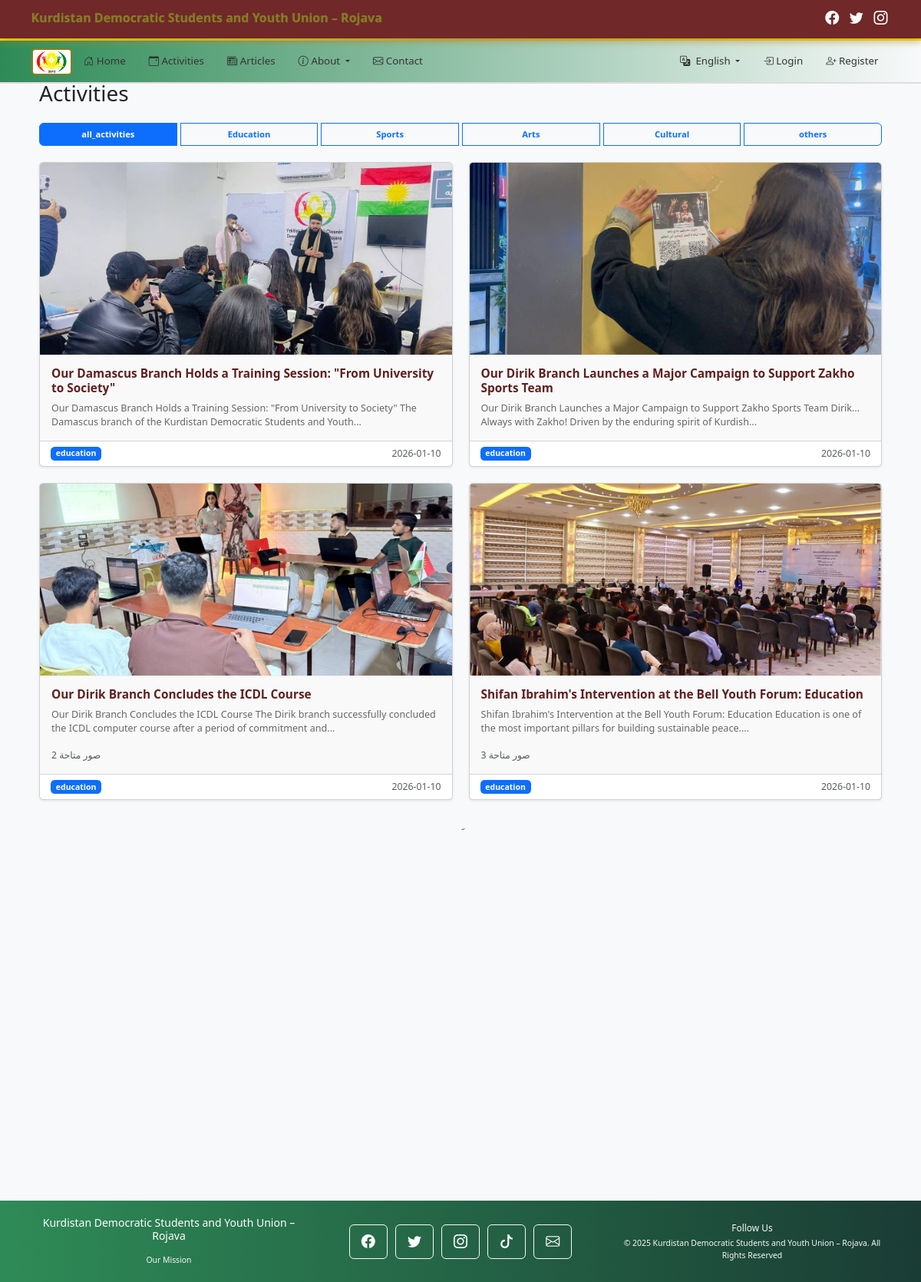
The app's page /activities with its own data.
### models.py (models this page shows, shortened)
class Activity(db.Model):
    __tablename__ = 'activity'
    id = db.Column(db.Integer, primary_key=True)
    title_en = db.Column(db.String(255), nullable=False)
    title_ar = db.Column(db.String(255), nullable=False)
    title_ku = db.Column(db.String(255))
    title_de = db.Column(db.String(255))
    description_en = db.Column(db.Text, nullable=False)
    description_ar = db.Column(db.Text, nullable=False)
    description_ku = db.Column(db.Text)
    description_de = db.Column(db.Text)
    category = db.Column(db.String(100))
    images = db.Column(db.Text)
    date_posted = db.Column(
        db.DateTime,
        default=datetime.utcnow
    )

### routes.py (the view)
    @app.route('/activities')
    def activities():
        lang = request.args.get('lang', session.get('lang', 'en'))
        session['lang'] = lang
        category = request.args.get('category')
        query = Activity.query
        if category:
            query = query.filter_by(category=category)
        return render_template(
            'activities.html',
            trans=get_trans(),
            activities=query.order_by(Activity.date_posted.desc()).all(),
            get_by_lang=get_by_lang,
            category=category,
            lang=lang,
            lang_urls=get_lang_urls()
        )

### templates/activities.html (shortened to what this page needs)
{% extends "base.html" %}
{% block content %}
<br><br><br><br>
<div class="container">
    <h2 class="mb-4">{{ trans.activities }}</h2>
    <div class="mb-4">
        <div class="btn-group" role="group">
            <a href="{{ url_for('activities') }}" class="btn btn-outline-primary {% if not category %}active{% endif %}">
                {{ trans.all_activities }}
            </a>
            <a href="{{ url_for('activities', category='education') }}" class="btn btn-outline-primary {% if category == 'education' %}active{% endif %}">
                {{ trans.education }}
            </a>
            <a href="{{ url_for('activities', category='sports') }}" class="btn btn-outline-primary {% if category == 'sports' %}active{% endif %}">
                {{ trans.sports }}
            </a>
            <a href="{{ url_for('activities', category='arts') }}" class="btn btn-outline-primary {% if category == 'arts' %}active{% endif %}">
                {{ trans.arts }}
            </a>
                 <a href="{{ url_for('activities', category='cultural') }}" class="btn btn-outline-primary {% if category == 'cultural' %}active{% endif %}">
                {{ trans.cultural }}
            </a>
                 <a href="{{ url_for('activities', category='others') }}" class="btn btn-outline-primary {% if category == 'others' %}active{% endif %}">
                {{ trans.others }}
            </a>
        </div>
    </div>
    <div class="row">
        {% for activity in activities %}
        <div class="col-lg-6 col-md-12 mb-4">
            <div class="card h-100 shadow-sm">
                {% if activity.images %}
                    {% set first_image = activity.images.split(',')[0] %}
                    <img src="{{ url_for('static', filename='images/uploads/' + first_image) }}"
                         class="card-img-top"
                         alt="{{ activity.title_ar if lang == 'ar' else activity.title_en }}"
                         style="height: 250px; object-fit: cover;">
                {% else %}
                    <img src="{{ url_for('static', filename='images/placeholder.jpg') }}"
                         class="card-img-top"
                         style="height: 250px; object-fit: cover;">
                {% endif %}
                <div class="card-body">
                    <h5 class="card-title">
                        {% if lang == 'ar' %}
                            {{ activity.title_ar }}
                        {% elif lang == 'ku' %}
                            {{ activity.title_ku or activity.title_ar }}
                        {% elif lang == 'de' %}
                            {{ activity.title_de or activity.title_en }}
                        {% else %}
                            {{ activity.title_en }}
                        {% endif %}
                    </h5>
                    <p class="card-text">
                        {% if lang == 'ar' %}
                            {{ activity.description_ar|truncate(150) }}
                        {% elif lang == 'ku' %}
                            {{ (activity.description_ku or activity.description_ar)|truncate(150) }}
                        {% elif lang == 'de' %}
                            {{ (activity.description_de or activity.description_en)|truncate(150) }}
                        {% else %}
                            {{ activity.description_en|truncate(150) }}
                        {% endif %}
                    </p>
                    {% if activity.images and activity.images.split(',')|length > 1 %}
                    <small class="text-muted">
                        {{ activity.images.split(',')|length }} صور متاحة
                    </small>
                    {% endif %}
                </div>
                <div class="card-footer bg-transparent">
                    <div class="d-flex justify-content-between">
                        <span class="badge bg-primary">{{ activity.category }}</span>
                        <small class="text-muted">
                            {{ activity.date_posted.strftime('%Y-%m-%d') }}
                        </small>
                    </div>
                </div>
            </div>
        </div>
        {% endfor %}ِ
    </div>
</div>
{% endblock %}

### templates/base.html (shortened to what this page needs)
<!DOCTYPE html>
<html lang="{{ session.get('lang', 'en') }}" dir="{% if session.get('lang') in ['ar', 'ku'] %}rtl{% else %}ltr{% endif %}">
<head>
    <link href="https://cdn.jsdelivr.net/npm/bootstrap@5.3.0/dist/css/bootstrap.min.css" rel="stylesheet">
    <link rel="stylesheet" href="https://cdn.jsdelivr.net/npm/bootstrap-icons@1.10.5/font/bootstrap-icons.css">
    <link rel="stylesheet" href="{{ url_for('static', filename='css/custom.css') }}">
    <link rel="stylesheet"
      href="https://cdnjs.cloudflare.com/ajax/libs/font-awesome/6.5.1/css/all.min.css">
</head>
<body class="fade-in">
    <div class="top-bar">
        <div class="container d-flex justify-content-between align-items-center">
            <h1 class="party-name">{{ trans.title }}</h1>
            <div class="social-media">
                <a href="https://facebook.com" class="me-2" target="_blank" title="Facebook">
                    <i class="bi bi-facebook"></i>
                </a>
                <a href="https://twitter.com" class="me-2" target="_blank" title="Twitter">
                    <i class="bi bi-twitter"></i>
                </a>
                <a href="https://instagram.com" target="_blank" title="Instagram">
                    <i class="bi bi-instagram"></i>
                </a>
            </div>
        </div>
    </div>
    <div class="gold-strip"></div>
    <nav class="navbar navbar-expand-lg navbar-light">
        <div class="container">
            <a class="navbar-brand" href="{{ url_for('index') }}">
                <img src="{{ url_for('static', filename='images/logo.png') }}" alt="Logo" height="40" class="d-inline-block align-text-top">
            </a>
            <div class="collapse navbar-collapse" id="navbarNav">
                <ul class="navbar-nav {% if session.get('lang') in ['ar', 'ku'] %}ms-auto{% else %}me-auto{% endif %}">
                    <li class="nav-item">
                        <a class="nav-link {% if request.endpoint == 'index' %}active{% endif %}"
                           href="{{ url_for('index') }}">
                            <i class="bi bi-house-door me-1"></i>{{ trans.home }}
                        </a>
                    </li>
                    <li class="nav-item">
                        <a class="nav-link {% if request.endpoint == 'activities' %}active{% endif %}"
                           href="{{ url_for('activities') }}">
                            <i class="bi bi-calendar-event me-1"></i>{{ trans.activities }}
                        </a>
                    </li>
                    <li class="nav-item">
                        <a class="nav-link {% if request.endpoint == 'articles' %}active{% endif %}"
                           href="{{ url_for('articles') }}">
                            <i class="bi bi-newspaper me-1"></i>{{ trans.articles }}
                        </a>
                    </li>
                    <li class="nav-item dropdown">
                        <a class="nav-link dropdown-toggle {% if request.endpoint in ['about', 'secretariat', 'bylaws'] %}active{% endif %}"
                           href="#" role="button" data-bs-toggle="dropdown" aria-expanded="false">
                            <i class="bi bi-info-circle me-1"></i>{{ trans.about }}
                        </a>
                    </li>
                    <li class="nav-item">
                        <a class="nav-link {% if request.endpoint == 'contact' %}active{% endif %}"
                           href="{{ url_for('contact') }}">
                            <i class="bi bi-envelope me-1"></i>{{ trans.contact }}
                        </a>
                    </li>
                </ul>
                <ul class="navbar-nav {% if session.get('lang') in ['ar', 'ku'] %}me-auto{% else %}ms-auto{% endif %}">
                    <li class="nav-item dropdown">
                        <a class="nav-link dropdown-toggle" href="#" role="button"
                           data-bs-toggle="dropdown" aria-expanded="false">
                            <i class="bi bi-translate me-1"></i>
                            {% set current_lang = session.get('lang', 'en') %}
                            {% if current_lang == 'ar' %}العربية
                            {% elif current_lang == 'ku' %}Kurdî
                            {% elif current_lang == 'de' %}Deutsch
                            {% else %}English{% endif %}
                        </a>
                    </li>
                    {% if current_user.is_authenticated %}
                    <li class="nav-item dropdown">
                        <a class="nav-link dropdown-toggle" href="#" role="button"
                           data-bs-toggle="dropdown" aria-expanded="false">
                            <i class="bi bi-person-circle me-1"></i>{{ current_user.username }}
                        </a>
                        <ul class="dropdown-menu">
                            <li>
                                <a class="dropdown-item" href="{{ url_for('dashboard') }}">
                                    <i class="bi bi-speedometer2 me-2"></i>{{ trans.dashboard }}
                                </a>
                            </li>
                            <li><hr class="dropdown-divider"></li>
                            <li>
                                <a class="dropdown-item" href="{{ url_for('logout') }}">
                                    <i class="bi bi-box-arrow-right me-2"></i>{{ trans.logout }}
                                </a>
                            </li>
                        </ul>
                    </li>
                    {% else %}
                    <li class="nav-item">
                        <a class="nav-link {% if request.endpoint == 'login' %}active{% endif %}"
                           href="{{ url_for('login') }}">
                            <i class="bi bi-box-arrow-in-right me-1"></i>{{ trans.login }}
                        </a>
                    </li>
                    <li class="nav-item">
                        <a class="nav-link {% if request.endpoint == 'register' %}active{% endif %}"
                           href="{{ url_for('register') }}">
                            <i class="bi bi-person-plus me-1"></i>{{ trans.register }}
                        </a>
                    </li>
                    {% endif %}
                </ul>
            </div>
        </div>
    </nav>
    <main class="container my-4">
        {% block content %}{% endblock %}
    </main>
    <footer class="footer text-center py-4 mt-5">
        <div class="container">
            <div class="row align-items-center">
                <div class="col-md-4 mb-3 mb-md-0">
                    <h5 class="text-white">{{ trans.title }}</h5>
                    <p class="text-light mb-0 small">{{ trans.our_mission }}</p>
                </div>
                <div class="col-md-4 mb-3 mb-md-0">
                    <div class="social-media">
                        <a href="https://www.facebook.com/share/v/16jWVAuwfX/?mibextid=wwXIfr" class="btn btn-outline-light btn-sm mx-1" target="_blank" title="Facebook">
                            <i class="bi bi-facebook"></i>
                        </a>
                        <a href="https://x.com/xwendevanenkurd?s=11" class="btn btn-outline-light btn-sm mx-1" target="_blank" title="Twitter">
                            <i class="bi bi-twitter"></i>
                        </a>
                        <a href="https://www.instagram.com/ciwan_xwendevan?igsh=MTB3c2NjaXQ4ZjFwbA%3D%3D&utm_source=qr" class="btn btn-outline-light btn-sm mx-1" target="_blank" title="Instagram">
                            <i class="bi bi-instagram"></i>
                        </a>
                          <a href="https://www.tiktok.com/@ciwan_xwendevan?_r=1&_t=ZG-92HOOASsHrt" class="btn btn-outline-light btn-sm mx-1" target="_blank" title="TikTok">
                            <i class="bi bi-tiktok"></i>
                        </a>
                        <a href="xwendevan-ciwan@hotmail.com" class="btn btn-outline-light btn-sm mx-1" title="Email">
                            <i class="bi bi-envelope"></i>
                        </a>
                    </div>
                </div>
                <div class="col-md-4">
                    <p class="text-light mb-1">{{ trans.follow_us }}</p>
                    <p class="text-light mb-0 small">
                        &copy; 2025 {{ trans.title }}. {{ trans.all_rights_reserved }}
                    </p>
                </div>
            </div>
        </div>
    </footer>
</body>
</html>

### records on screen
Activity: images (picture), title_en "Our Damascus Branch Holds a Training Session: \"From University to Society\"", description_en "Our Damascus Branch Holds a Training Session: \"From University to Society\" The Damascus branch of the Kurdistan Democratic Students and Youth...", category "education", date_posted "2026-01-10"
Activity: images (picture), title_en "Our Dirik Branch Launches a Major Campaign to Support Zakho Sports Team", description_en "Our Dirik Branch Launches a Major Campaign to Support Zakho Sports Team Dirik… Always with Zakho! Driven by the enduring spirit of Kurdish...", category "education", date_posted "2026-01-10"
Activity: shows a picture, title_en "Our Dirik Branch Concludes the ICDL Course", description_en "Our Dirik Branch Concludes the ICDL Course The Dirik branch successfully concluded the ICDL computer course after a period of commitment and...", images.split|length "2", category "education", date_posted "2026-01-10"
Activity: shows a picture, title_en "Shifan Ibrahim's Intervention at the Bell Youth Forum: Education", description_en "Shifan Ibrahim's Intervention at the Bell Youth Forum: Education Education is one of the most important pillars for building sustainable peace....", images.split|length "3", category "education", date_posted "2026-01-10"

### other values on screen
{{ trans.title }} "Kurdistan Democratic Students and Youth Union – Rojava"
{{ trans.home }} "Home"
{{ trans.activities }} "Activities"
{{ trans.articles }} "Articles"
{{ trans.about }} "About"
{{ trans.contact }} "Contact"
{{ trans.login }} "Login"
{{ trans.register }} "Register"
{{ trans.all_activities }} "all_activities"
{{ trans.education }} "Education"
{{ trans.sports }} "Sports"
{{ trans.arts }} "Arts"
{{ trans.cultural }} "Cultural"
{{ trans.others }} "others"
{{ trans.our_mission }} "Our Mission"
